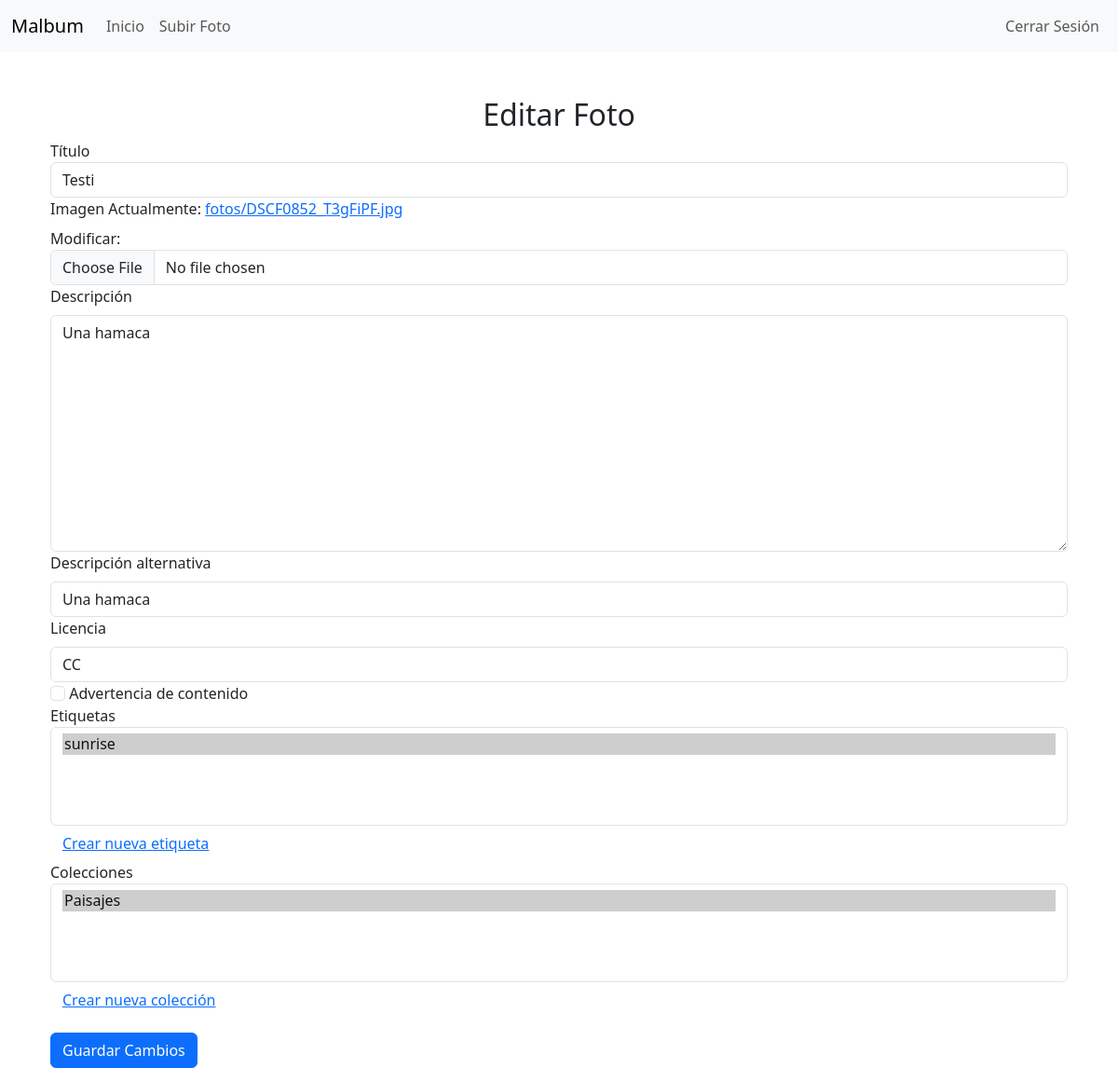
/foto/8/editar/ (signed in), run on an earlier commit of the app's database.
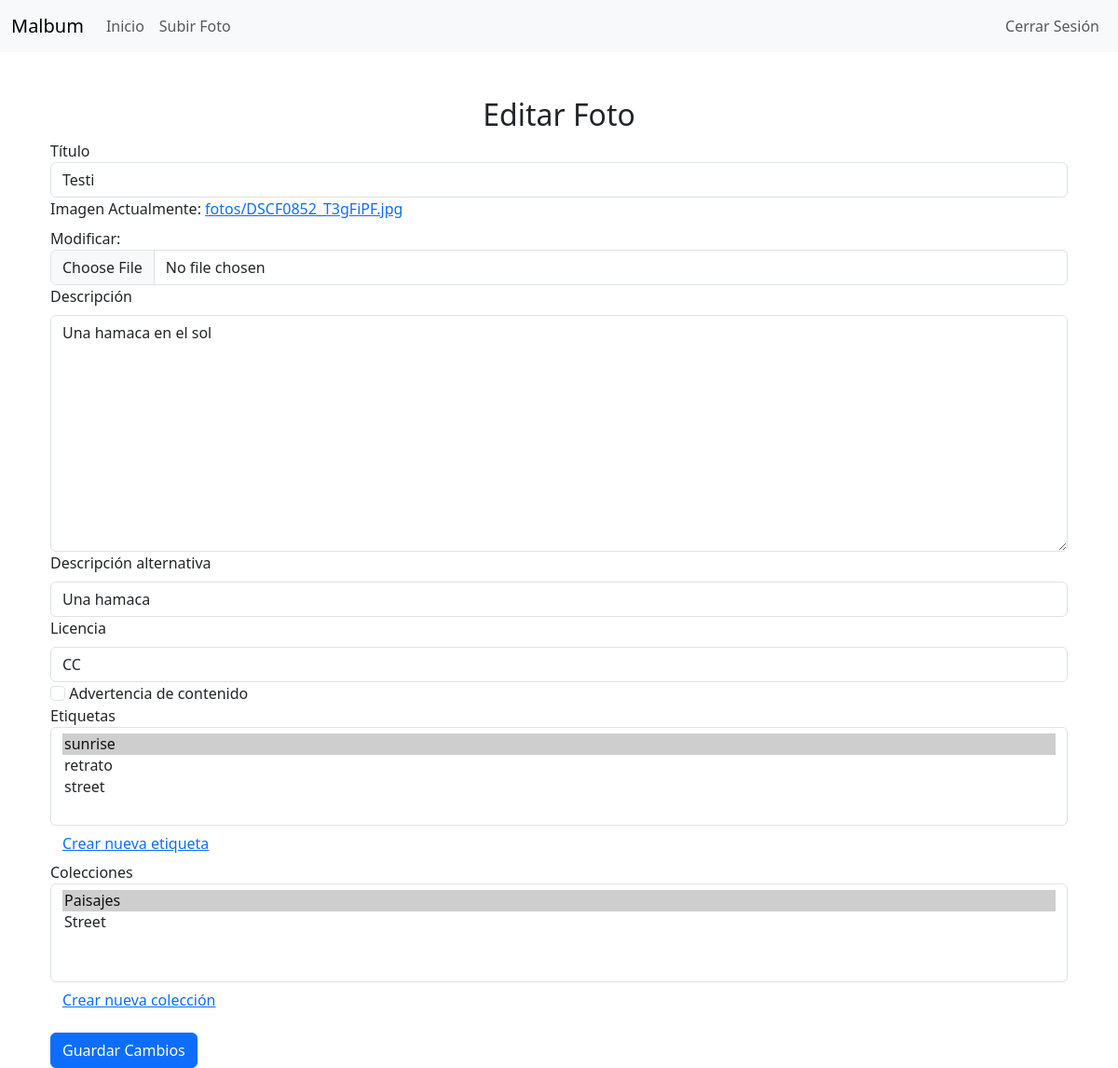
And on a later commit of the database.
### malbum/models.py (models this page shows, shortened)
class Foto(models.Model):
  titulo = models.CharField(max_length=255, verbose_name="Título")
  imagen = models.ImageField(upload_to='fotos/', verbose_name="Imagen")
  descripcion = models.TextField(blank=True, verbose_name="Descripción", help_text="Descripción de la imagen")
  fecha_subida = models.DateTimeField(default=timezone.now, verbose_name="Fecha de subida")
  alt_descripcion = models.CharField(max_length=255, blank=True, verbose_name="Descripción alternativa", help_text="Descripción alternativa para lectores de pantalla")
  licencia = models.CharField(max_length=255, blank=True, verbose_name="Licencia", help_text="Detalles sobre la licencia de imagen (ej. Creative Commons, Copyright, etc.)")
  advertencia_contenido = models.BooleanField(default=False, verbose_name="Advertencia de contenido", help_text="Indica si esta imagen debe mostrarse con una advertencia de contenido.")
  camara = models.CharField(max_length=100, blank=True, verbose_name="Cámara")
  lente = models.CharField(max_length=100, blank=True, verbose_name="Lente")
  configuracion = models.CharField(max_length=255, blank=True, verbose_name="Configuración")
  usuario = models.ForeignKey(get_user_model(), on_delete=models.CASCADE, related_name="fotos", verbose_name="Usuario")
  etiquetas = models.ManyToManyField('Etiqueta', blank=True, related_name="fotos", verbose_name="Etiquetas")
  colecciones = models.ManyToManyField('Coleccion', blank=True, related_name="fotos", verbose_name="Colecciones")

### malbum/views.py (the view)
# urls.py: path('foto/<int:id>/editar/', views.editar_foto, name='editar_foto'),
@login_required
def editar_foto(request, id):
  foto = get_object_or_404(Foto, id=id, usuario=request.user)
  if request.method == 'POST':
    form = FotoForm(request.POST, request.FILES, instance=foto)
    if form.is_valid():
      form.save()
      return redirect('detalle_foto', id=foto.id)
  else:
    form = FotoForm(instance=foto)
  return render(request, 'subir_foto.html', {'form': form, 'foto': foto})

### malbum/forms.py
class FotoForm(forms.ModelForm):
  class Meta:
    model = Foto
    fields = ['titulo', 'imagen', 'descripcion', 'alt_descripcion', 'licencia', 'advertencia_contenido', 'etiquetas', 'colecciones']
    labels = {
      'titulo': 'Título',
      'imagen': 'Imagen',
      'descripcion': 'Descripción',
      'alt_descripcion': 'Descripción alternativa',
      'licencia': 'Licencia',
      'advertencia_contenido': 'Advertencia de contenido',
      'etiquetas': 'Etiquetas',
      'colecciones': 'Colecciones'
    }

### malbum/models.py (called while the page is built)
  def __str__(self):
    return self.nombre

  def __str__(self):
    return self.titulo

### templates/subir_foto.html (shortened to what this page needs)
{% extends 'base.html' %}
{% block content %}
{% load widget_tweaks %}
<div class="container mt-5">
  <h2 class="text-center">{% if foto %}Editar Foto{% else %}Subir Nueva Foto{% endif %}</h2>
  <form method="post" enctype="multipart/form-data" action="{% if foto %}{% url 'editar_foto' foto.id %}{% else %}{% url 'subir_foto' %}{% endif %}" class="needs-validation" novalidate>
    <div class="form-group">
      <label for="{{ form.titulo.id_for_label }}">{{ form.titulo.label }}</label>
      {{ form.titulo|add_class:"form-control"}}
    </div>
    <div class="form-group">
      <label for="{{ form.imagen.id_for_label }}" class="form-label">{{ form.imagen.label }}</label>
      {{ form.imagen|add_class:"form-control" }}
    </div>
    <div>
      <label for="{{ form.descripcion.id_for_label }}" class="form-label">{{ form.descripcion.label}}</label>
      {{ form.descripcion|add_class:"form-control" }}
    </div>
    <div>
      <label for="{{ form.alt_descripcion.id_for_label }}" class="form-label">{{ form.alt_descripcion.label}}</label>
      {{ form.alt_descripcion|add_class:"form-control" }}
    </div>
    <div>
      <label for="{{ form.licencia.id_for_label }}" class="form-label">{{ form.licencia.label}}</label>
      {{ form.licencia|add_class:"form-control" }}
    </div>
    <div>
      {{form.advertencia_contenido|add_class:"form-check-input"}}
      <label for="{{ form.advertencia_contenido.id_for_label }}" class="form-check-label">{{ form.advertencia_contenido.label}}</label>
    </div>
    <div>
      <label for="{{ form.etiquetas.id_for_label }}" class="form-check-label">{{ form.etiquetas.label}}</label>
      {{form.etiquetas|add_class:"form-control"}}
      <button type="button" class="btn btn-link" data-bs-toggle="modal" data-bs-target="#modalAgregarEtiqueta">Crear nueva etiqueta</button>
    </div>
    <div>
      <label for="{{ form.colecciones.id_for_label }}" class="form-check-label">{{ form.colecciones.label}}</label>
      {{form.colecciones|add_class:"form-control"}}
      <button type="button" class="btn btn-link" data-bs-toggle="modal" data-bs-target="#modalAgregarColeccion">Crear nueva colección</button>
    </div>
    <button type="submit" class="btn btn-primary mt-3">
      {% if foto %}Guardar Cambios{% else %}Subir Foto{% endif %}
    </button>
  </form>
</div>
{% endblock %}

What changed in the data, as far as the page shows it:
changed Foto "Testi": descripcion "Una hamaca" → "Una hamaca en el sol"
Also different on the page:
form field etiquetas: "sunrise ☑" → "sunrise ☑ / retrato / street"
form field colecciones: "Paisajes ☑" → "Paisajes ☑ / Street"
